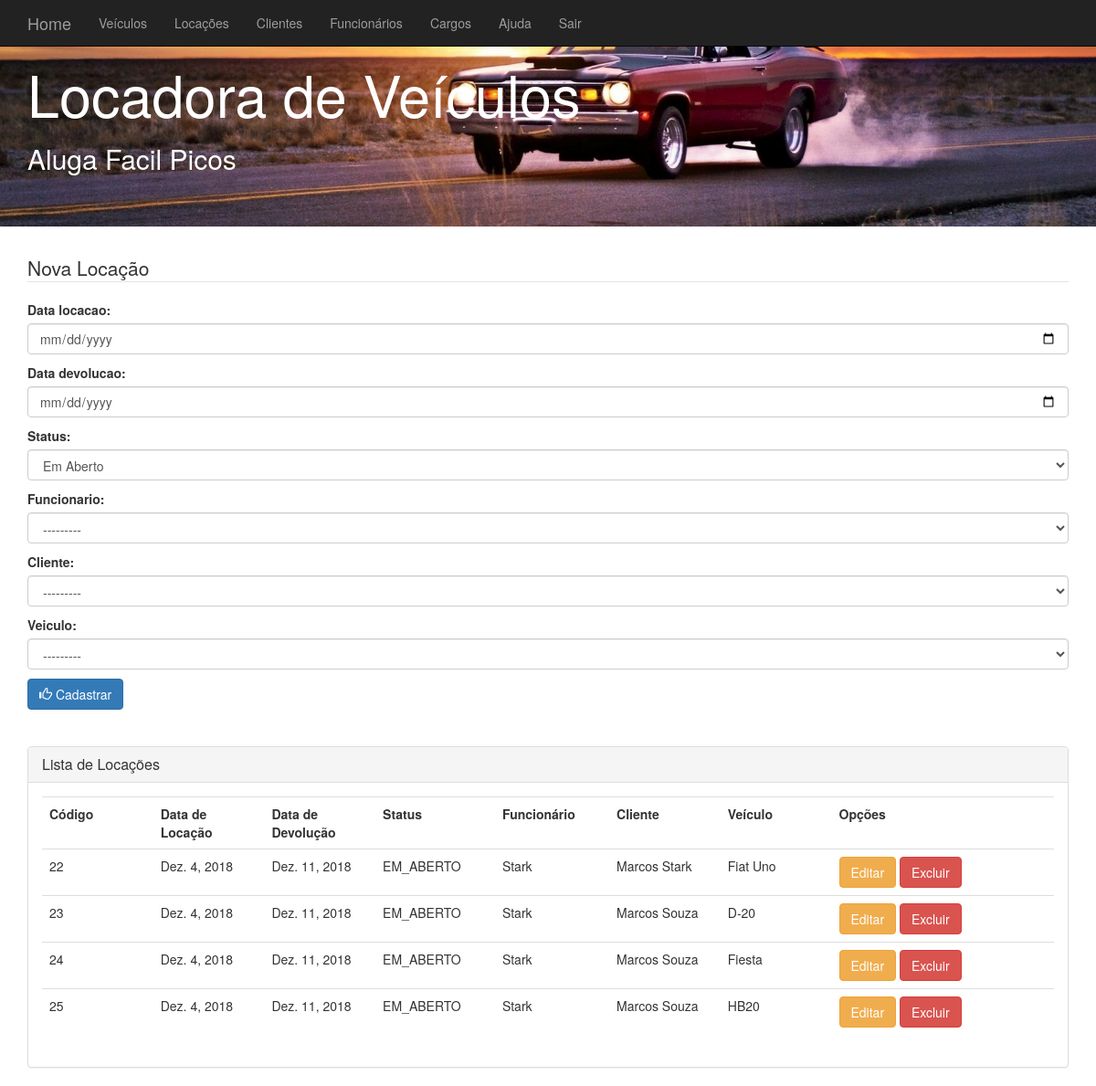
Screenshot of /locacoes/ with the database file from the repository.
### core/models.py (models this page shows, shortened)
class Locacao(models.Model):
    EM_ABERTO = 'EM_ABERTO'
    FECHADA = 'FECHADA'
    DEVOLUCAO_STATUS = (
        (EM_ABERTO, 'Em Aberto'),
        (FECHADA, 'Fechada'),
    )
    data_locacao = models.DateField()
    data_devolucao = models.DateField()
    status = models.CharField(max_length=10, choices = DEVOLUCAO_STATUS)
    funcionario = models.ForeignKey(Funcionario, on_delete=models.CASCADE)
    cliente = models.ForeignKey(Cliente, on_delete=models.CASCADE)
    veiculo = models.ForeignKey(Veiculo, on_delete=models.CASCADE)
    class Meta:
        verbose_name_plural = 'Locações'

class Funcionario(models.Model):
    nome = models.CharField(max_length=200)
    cpf = models.CharField(max_length=15)
    data_admissao = models.DateField()
    cargo = models.ForeignKey(Cargo, on_delete=models.CASCADE)
    def __str__(self):
        return self.nome

class Cliente(models.Model):
    ATIVO = 'ATIVO'
    INATIVO = 'INATIVO'
    STATUS = (
        (ATIVO, 'Ativo'),
        (INATIVO, 'Inativo'),
    )
    nome = models.CharField(max_length=200)
    cpf = models.CharField(max_length=15)
    status = models.CharField(max_length=10, choices=STATUS)
    pontos_fidelidade = models.DecimalField(max_digits=7, decimal_places=2)
    def __str__(self):
        return self.nome

class Veiculo(models.Model):
    CUPE = 'CUPE'
    CROSSOVER = 'CROSSOVER'
    ESPORTIVO = 'ESPORTIVO'
    HATCH = 'HATCH'
    JIPE = 'JIPE'
    PICAPE = 'PICAPE'
    SEDAN = 'SEDAN'
    SUV = 'SUV'
    VAN = 'VAN E MINIVAM'
    TIPO = (
        (CUPE, 'Cupe'),
        (CROSSOVER, 'Crossover'),
        (ESPORTIVO, 'Esportivo'),
        (HATCH, 'Hacth'),
        (JIPE, 'Jipe'),
        (PICAPE, 'Picape'),
        (SEDAN, 'Sedan'),
        (SUV, 'SUV'),
        (VAN, 'Van/Minivam'),
    )
    DISPONIVEL = 'DISPONÍVEL'
    INDISPONIVEL = 'INDISPONÍVEL'
    STATUS_VEICULO = (
        (DISPONIVEL, 'Disponível'),
        (INDISPONIVEL,'Indisponível'),
    )
    modelo = models.CharField(max_length=200)
    cor = models.CharField(max_length=15)
    ano = models.IntegerField()
    placa = models.CharField(max_length=15)
    tipo = models.CharField(max_length=15, choices=TIPO)
    status = models.CharField(max_length=20, default='DISPONÍVEL')
    def __str__(self):
        return self.modelo

### core/views.py (the view)
# urls.py: path('locacoes/', locacoes, name='url_locacao'),
def locacoes(request):
    data = {}
    data['locacoes'] = Locacao.objects.all()  # Carregando clientes do banco
    if request.method == 'POST':
        form = LocacaoForm(request.POST)
        r = Locacao.objects.filter(veiculo=request.POST.get('veiculo')).filter(data_locacao__gte = request.POST.get('data_locacao')).filter( data_devolucao__lte = request.POST.get('data_devolucao'))
        r2 = Locacao.objects.filter(veiculo=request.POST.get('veiculo')).filter( data_devolucao__gte = request.POST.get('data_locacao'))
        if (r.count() + r2.count()) == 0:
            if form.is_valid() :
                form.save()  # Salva
        else:
            print('Periodo de locacao invalido')
            messages.add_message(request, messages.WARNING, "Periodo de locação inválido!")
        data['form'] = form
    else:
        data['form'] = LocacaoForm()
    return render(request, 'core/locacoes.html', data)

### core/forms.py
class LocacaoForm(forms.ModelForm):
    data_locacao = forms.DateField(widget=forms.DateTimeInput(attrs={'type':'date','class': 'form-control'}))
    data_devolucao = forms.DateField(widget=forms.DateTimeInput(attrs={'type': 'date', 'class': 'form-control'}))
    status = forms.ChoiceField(choices= Locacao.DEVOLUCAO_STATUS,
                               widget=forms.Select(attrs={'class': 'form-control'}))
    funcionario = forms.ModelChoiceField(queryset=Funcionario.objects.all(),
                                         widget=forms.Select(attrs={'class': 'form-control'}))
    cliente = forms.ModelChoiceField(queryset=Cliente.objects.filter(status='ATIVO'),
                                         widget=forms.Select(attrs={'class': 'form-control'}))
    veiculo = forms.ModelChoiceField(queryset=Veiculo.objects.filter(status='DISPONÍVEL'),
                                         widget=forms.Select(attrs={'class': 'form-control'}))
    class Meta:
        model = Locacao
        fields = ('data_locacao','data_devolucao','status','funcionario','cliente', 'veiculo')

### core/templates/core/locacoes.html (shortened to what this page needs)
{% extends "core/base.html" %}
{% load static %}
{% block content %}
<div class="container">
	<form action="" method="post">
    <fieldset>
	  		<legend>Nova Locação</legend>
			{{ form.as_p }}
		<fieldset>
	  		<button type="submit" class="btn btn-primary">
	  				<span class="glyphicon glyphicon-thumbs-up"></span>
	  				Cadastrar
			</button>
		</fieldset>
	</form>
</div>
<div class="container">
 	<br /> <br />
</div>
<div class="container">
  <div class="panel panel-default">
  		<div class="panel-heading">
    		<h2 class="panel-title">Lista de Locações</h2>
 	 	</div>
			<div class="panel-body">
  				<table class="table table-hover">
					<tr>
  						<th>Código</th>
  						<th>Data de Locação</th>
  						<th>Data de Devolução</th>
  						<th>Status</th>
  						<th>Funcionário</th>
              			<th>Cliente</th>
              			<th>Veículo</th>
  						<th>Opções</th>
  					</tr>
				{% for locacao in locacoes %}
					<tr>
    					<td class="col-md-1">{{ locacao.id }}</td>
    					<td class="col-md-1">{{ locacao.data_locacao }}</td>
              			<td class="col-md-1">{{ locacao.data_devolucao }}</td>
    					<td class="col-md-1">{{ locacao.status }}</td>
					  	<td class="col-md-1">{{ locacao.funcionario }}</td>
					  	<td class="col-md-1">{{ locacao.cliente }}</td>
						<td class="col-md-1">{{ locacao.veiculo }}</td>
    					<td class="col-md-2">
                            <a class="btn btn-warning" href="{% url 'url_atualizalocacao' locacao.id %}" role="button">Editar</a>
    						<a class="btn btn-danger" href="{% url 'url_removerlocacao' locacao.id %}" role="button">Excluir</a>
    					</td>
    				</tr>
				{% endfor %}
    			</table>
 		</div>
	</div>
</div>
{% endblock %}

### rows the page displays
Locacao: id "22", data_locacao "Dez. 4, 2018", data_devolucao "Dez. 11, 2018", status "EM_ABERTO", funcionario "Stark", cliente "Marcos Stark", veiculo "Fiat Uno"
Locacao: id "23", data_locacao "Dez. 4, 2018", data_devolucao "Dez. 11, 2018", status "EM_ABERTO", funcionario "Stark", cliente "Marcos Souza", veiculo "D-20"
Locacao: id "24", data_locacao "Dez. 4, 2018", data_devolucao "Dez. 11, 2018", status "EM_ABERTO", funcionario "Stark", cliente "Marcos Souza", veiculo "Fiesta"
Locacao: id "25", data_locacao "Dez. 4, 2018", data_devolucao "Dez. 11, 2018", status "EM_ABERTO", funcionario "Stark", cliente "Marcos Souza", veiculo "HB20"
